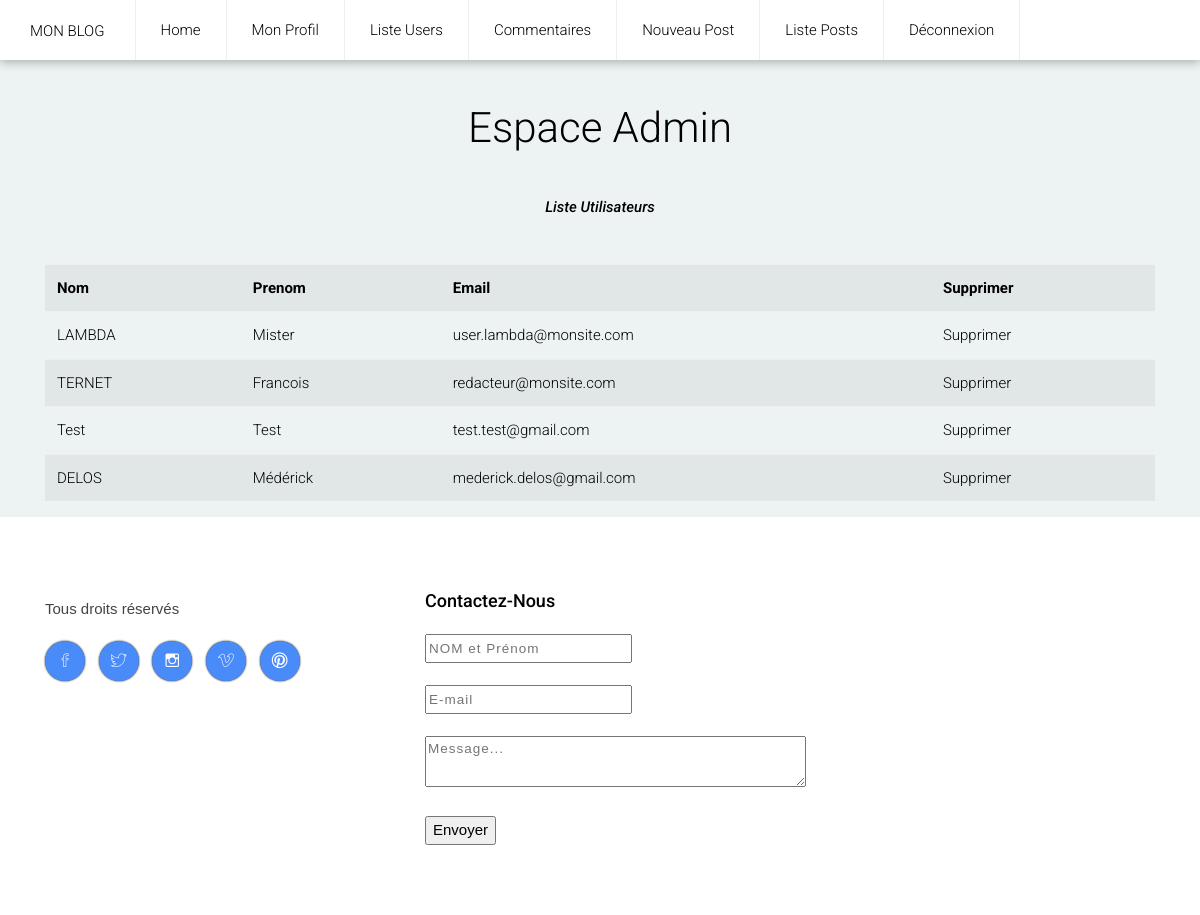
Page /user&admin=true (signed in) on the committed database.
### tables this page shows
CREATE TABLE IF NOT EXISTS `users` (
  `id` int(11) NOT NULL AUTO_INCREMENT,
  `email` varchar(150) DEFAULT NULL,
  `prenom` varchar(50) NOT NULL,
  `nom` varchar(50) NOT NULL,
  `password` varchar(100) DEFAULT NULL,
  `admin` varchar(5) DEFAULT NULL,
  `redacteur` varchar(5) NOT NULL,
  PRIMARY KEY (`id`)
);

### index.php (called while the page is built, shortened)
<?php
$router = new Router();
$router->routeReq();
 ?>

### models/Model.php (called while the page is built, shortened)
<?php
abstract class Model
{
    private static $_bdd;
    private static function setBdd(){
        self::$_bdd = new PDO('mysql:host=localhost;port=3308;dbname=blog_mvc;charset=utf8', 'root', '');
        self::$_bdd->setAttribute(PDO::ATTR_ERRMODE, PDO::ERRMODE_WARNING);
    }
    protected function getBdd(){
        if (self::$_bdd == null) {
            return self::$_bdd;
        }
    }
        protected function getAllUsersInfos(){
        $var = [];
        $req = self::$_bdd->prepare("SELECT * FROM users");
        $req->execute();
        while ($data = $req->fetch(PDO::FETCH_ASSOC)) {
            $var[] = new User($data);
        }
        return $var;
    }
}
?>

### models/UserManager.php (called while the page is built, shortened)
<?php
class UserManager extends Model
{
     public function getAllUsersInfo(){
    return $this->getAllUsersInfos();
  }
}
 ?>

### models/User.php (called while the page is built, shortened)
<?php
class User
{
  private $_id;
  private $_nom;
  private $_prenom;
  private $_email;
  public function hydrate(array $data){
    foreach ($data as $key => $value) {
      $method = 'set'.ucfirst($key);
    }
  }
  public function setId($id)
  {
    $id = (int) $id;
    if ($id > 0) {
      $this->_id = $id;
    }
  }
  public function setNom($nom)
  {
    if (is_string($nom)) {
      $this->_nom = $nom;
    }
  }
   public function setPrenom($prenom)
  {
    if (is_string($prenom)) {
      $this->_prenom = $prenom;
    }
  }
    public function setEmail($email)
  {
    if (is_string($email)) {
      $this->_email = $email;
    }
  }
  public function id()
  {
    return $this->_id;
  }
  public function prenom()
  {
    return $this->_prenom;
  }
  public function nom()
  {
    return $this->_nom;
  }
    public function email()
  {
    return $this->_email;
  }
}
 ?>

### views/viewUser.php (the view, shortened to what this page needs)
<br><br>
<center>
    <h2><?= $title; ?></h2>
    <br>
    <br>
     <div class="container">
         <b><i><?= $form_msg; ?></b></i><br>
         <?php
         if(isset($userInfos))
         {
        ?>
    <br><br>
           <table class="table table-striped">
      <tr>
         <th>Nom</th>
         <th>Prenom</th>
         <th>Email</th>
        <th>Supprimer</th>
      </tr>
<?php
           foreach ($userInfos as $userInfo):
            ?>
        <tr>
            <td><?= $userInfo->nom(); ?></td>
            <td><?= $userInfo->prenom(); ?></td>
            <td><?= $userInfo->email(); ?></td>
            <td><a href="user&id_del=<?= $userInfo->id(); ?>&del=1&admin=true">Supprimer</a></td>
        </tr>
         <?php
             endforeach;
         }
         ?>
    </table>
  </div>
</center>

### public/layout-1/css/styles.css (style rules this page uses)
html { font-size: 100%; height: 100%; overflow-x: hidden; touch-action: manipulation; }
body { font-size: 15px; font-family: 'Roboto', sans-serif; width: 100%; height: 100%; margin: 0; font-weight: 300; -webkit-font-smoothing: antialiased; -moz-osx-font-smoothing: grayscale; word-wrap: break-word; background: #EDF3F3; color: #000; }
h1, h2, h3, h4, h5, h6, p, a, ul, span, li, img { margin: 0; padding: 0; font-weight: 300; }
h1,h2,h3,h4,h5,h6 { line-height: 1.5; }
h2 { font-size: 2.8em; line-height: 1.1; }
a, button { display: inline-block; text-decoration: none; color: inherit; transition: all .3s; }
b { font-weight: 500; }

### rows in the picture
users: nom "LAMBDA", prenom "Mister", email "user.lambda@monsite.com"
users: nom "TERNET", prenom "Francois", email "redacteur@monsite.com"
users: nom "Test", prenom "Test", email "test.test@gmail.com"
users: nom "DELOS", prenom "Médérick", email "mederick.delos@gmail.com"

### other values in the picture
$title "Espace Admin"
$form_msg "Liste Utilisateurs"
